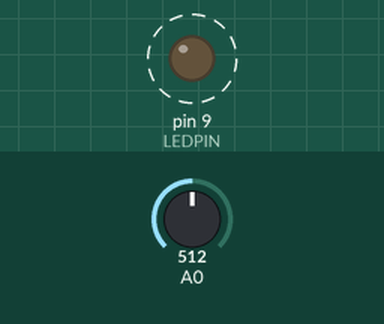
This sketch was run on a simulated Arduino Uno, built with avr-gcc and run on an emulated ATmega328P. On the bench: output pins drawn as LEDs (lit = HIGH). Dashed ring = blinking. The inputs (shaded band) are chosen by the test bench; at power-on: A0 = 512.

Above: at 1.8 s.
1.9 s: A0 set to 0
At 2.8 s:
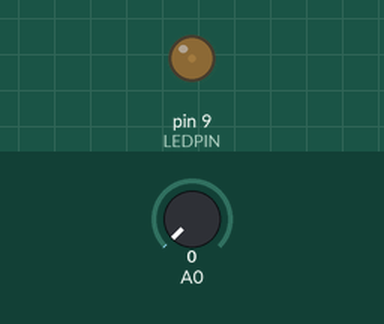
3.6 s: A0 set to 122
At 3.9 s:
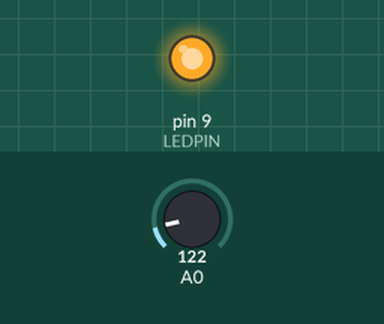
Timing chart, 0 to 13.1 s (numbered marks = the images above; inputs shaded):
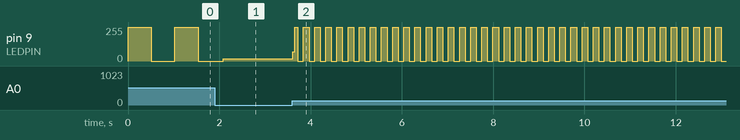

The sketch:

LED_pikapika_potensial.ino
```cpp
int LEDPIN=9;

void setup() {
  // put your setup code here, to run once:
pinMode(LEDPIN,OUTPUT);
pinMode(A0,INPUT);
}

void loop() {
  // put your main code here, to run repeatedly:
  int adval=0;
  adval=analogRead(A0);
  digitalWrite(LEDPIN,HIGH);
  delay(adval);
  digitalWrite(LEDPIN,LOW);
  delay(adval);
}
```

Measured:
- after the input at 3.6 s, pin 9 (LEDPIN): 18/255 → 70/255 at once, then moves between 0/255 and 255/255, repeating every 0.24 s
- by itself, pin 9 (LEDPIN): alternates 255/255 for 0.51 s and 0/255 for 0.51 s
